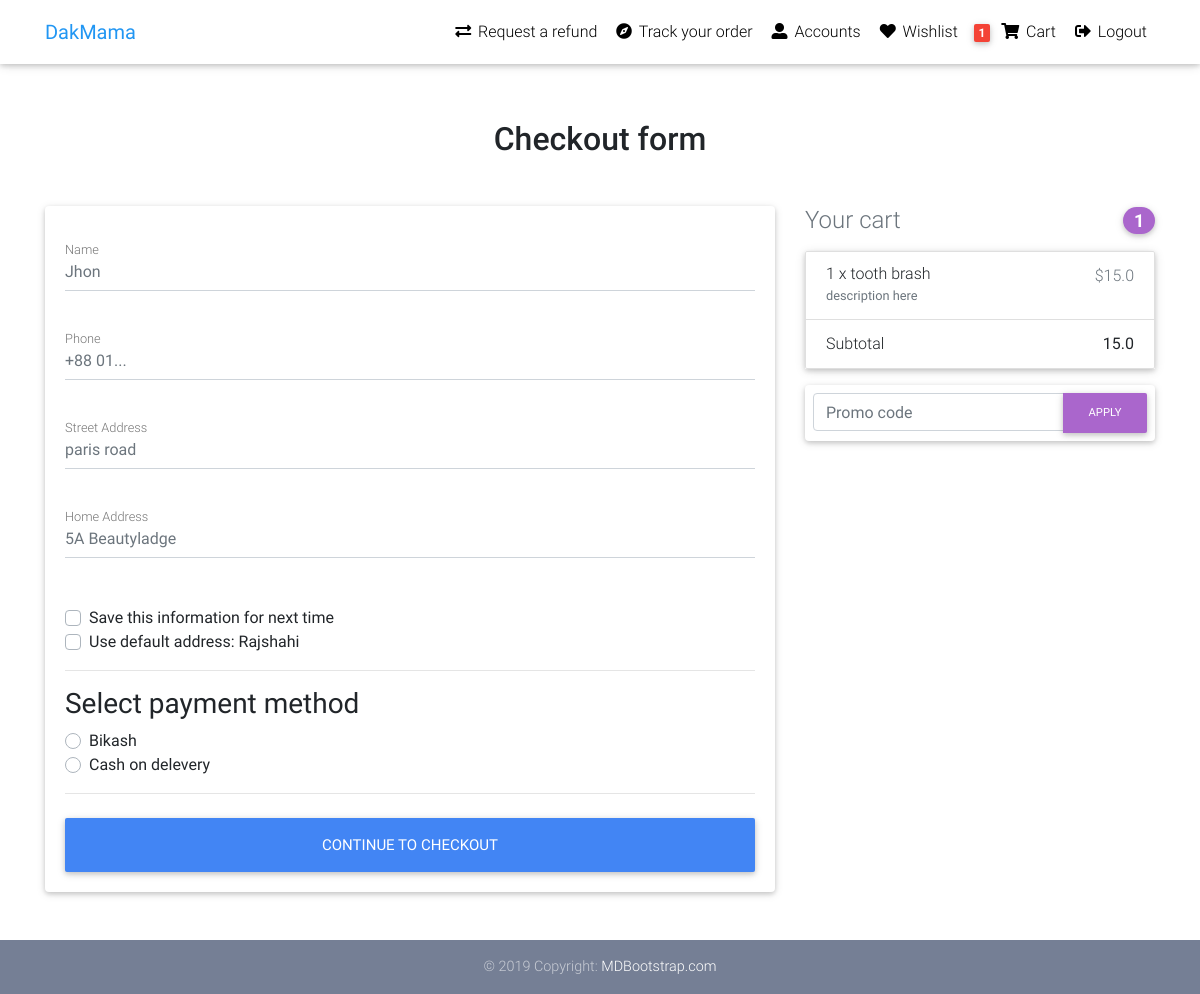
Screenshot of /checkout/ (signed in) with the database file from the repository.
### core/models.py (models this page shows, shortened)
class Order(models.Model): # store users final cart by users items on parchase time
    user = models.ForeignKey(settings.AUTH_USER_MODEL,
                             on_delete=models.CASCADE)
    items = models.ManyToManyField(Order_Item)
    ref_code = models.CharField(max_length=20)
    start_date = models.DateTimeField(auto_now_add=True)
    ordered_date = models.DateTimeField()
    ordered = models.BooleanField(default=False)
    billing_address = models.ForeignKey("BillingAddress",on_delete=models.SET_NULL,blank=True,null=True)
    payment = models.ForeignKey("Payment",on_delete=models.SET_NULL,blank=True,null=True)
    coupon = models.ForeignKey("Coupon",on_delete=models.SET_NULL,blank=True,null=True)
    being_delivered = models.BooleanField(default=False)
    received = models.BooleanField(default=False)
    refund_requested = models.BooleanField(default=False)
    refund_granted = models.BooleanField(default=False)
    def get_total(self):
        total = 0
        for order_item in self.items.all():
            total += order_item.get_final_price()
        if self.coupon:
            total -= self.coupon.amount
        return total

class BillingAddress(models.Model):
    user = models.ForeignKey(settings.AUTH_USER_MODEL,
                             on_delete=models.CASCADE)
    name = models.CharField(max_length=50)
    phone = models.CharField(max_length=21,null=True)
    street_address = models.CharField(max_length=50)
    home_address = models.CharField(max_length=50)
    default = models.BooleanField(default=False)

class Order_Item(models.Model): # like a cart you carry during shopping in the super shop
    user = models.ForeignKey(settings.AUTH_USER_MODEL,
    on_delete=models.CASCADE)
    ordered = models.BooleanField(default=False)# initialy false because you didn't pay for this item
    item = models.ForeignKey(Item,on_delete=models.CASCADE) # the product you put in the cart
    quantity = models.IntegerField(default=1) # quantity of the item in the single cart, an item would have > 1 .
    def get_total_discount_item_price(self):
        return self.quantity * self.item.discount_price
    def get_final_price(self):
        if self.item.discount_price: # discount_price field  belongs to Item model and item is the foreign key of this model,thus we can access both field
            return self.get_total_discount_item_price()
        else:
            return self.get_total_item_price()

class Item(models.Model):
    title = models.CharField(max_length=32,null=True,blank=True)
    price = models.FloatField()
    discount_price = models.FloatField(null=True,blank=True)
    category = models.CharField(choices = CATEGORY_CHOICES,max_length = 2,default='S') # get_fieldname_display - to select choiches from template - get_category_display
    label = models.CharField(choices = LABEL_CHOICES,max_length = 1,default='P') # get_label_display
    slug = models.SlugField()
    description = models.TextField(default='description here')
    image = models.ImageField(null=True,blank=True)

### core/views.py (the view, shortened to what this page needs)
# urls.py: path('checkout/',CheckoutView.as_view(),name='checkout'),
class CheckoutView(View):
    def get(self,*args,**kwargs): # here we will override the get method
        try:
            order = Order.objects.get(user=self.request.user,ordered=False)
            form = CheckoutForm()
            context = {
                'form':form,
                'coupon_form':CouponForm(),
                'order':order
            }
            dafult_address_qs = BillingAddress.objects.filter(
                user = self.request.user,
                default = True
            )
            if dafult_address_qs.exists():
                context.update({'default_address':dafult_address_qs[0]})
            return render(self.request,"checkout.html",context)
        except ObjectDoesNotExist:
            messages.warning(self.request,"You do not have an active order")
            return redirect("core:checkout")

### core/forms.py
class CheckoutForm(forms.Form):
    name = forms.CharField(widget=forms.TextInput(
        attrs={'class':'form-control','placeholder':'Jhon'}
    ),max_length=30,required=False)
    phone = forms.IntegerField(widget=forms.TextInput(
        attrs={'class':'form-control','placeholder':'+88 01...'}
    ),required=False)
    street_address = forms.CharField(widget=forms.TextInput(
        attrs={'class':'form-control','placeholder':'paris road'}
    ),max_length=120,required=False)
    home_address = forms.CharField(widget=forms.TextInput(
        attrs={'class':'form-control','placeholder':'5A Beautyladge'}
    ),max_length=120, required=False)
    use_default_address = forms.BooleanField(required=False)
    save_as_default_address = forms.BooleanField(required=False)
    payment_option = forms.ChoiceField(widget=forms.RadioSelect,choices=PAYMENT_CHOICES)

class CouponForm(forms.Form):
    code = forms.CharField(widget=forms.TextInput(
        attrs={'class':'form-control',
        'placeholder':'Promo code',
        'aria-label':'Recipient\'s username',
        'aria-describedby' : 'basic-addon2'}
    ),max_length=30,required=True)

### core/templatetags/cart_template_tag.py (called while the page is built)
@register.filter
def cart_item_count(user): # here cart_item_count will be our custome template tag
    if user.is_authenticated:
        qs = Order.objects.filter(user=user,ordered = False)
        if qs.exists():
            return qs[0].items.count()
    else:
        return 0

### templates/checkout.html (shortened to what this page needs)
{% extends "base.html" %}
{% block content %}
        {% include 'partials/_checkout_layout.html' %}
{% endblock content %}

### templates/partials/_navbar.html (shortened to what this page needs)
  {% load static %}
  {% load cart_template_tag %}
  <nav class="navbar fixed-top navbar-expand-lg navbar-light white scrolling-navbar">
    <div class="container">
      <a href="{% url 'core:home' %}" class="navbar-brand waves-effect" >
        <strong class="blue-text">DakMama</strong>
      </a>
      <div class="collapse navbar-collapse" id="navbarSupportedContent">
        <ul class="navbar-nav nav-flex-icons">
        {% if request.user.is_authenticated %}
          <li class="nav-item">
            <a href="{% url 'core:request-refund' %}" class="nav-link waves-effect">
              <i class="fas fa-exchange-alt"></i>
              <span class="clearfix d-none d-sm-inline-block">Request a refund</span>
            </a>
            </li>
            <li class="nav-item">
            <a href="{% url 'core:request-refund' %}" class="nav-link waves-effect">
              <i class="fas fa-compass"></i>
              <span class="clearfix d-none d-sm-inline-block">Track your order</span>
            </a>
            </li>
            <li class="nav-item">
            <a href="{% url 'core:request-refund' %}" class="nav-link waves-effect">
              <i class="fas fa-user-alt"></i>
              <span class="clearfix d-none d-sm-inline-block">Accounts</span>
            </a>
            </li>
            <li class="nav-item">
            <a href="{% url 'core:request-refund' %}" class="nav-link waves-effect">
             <i class="fas fa-heart"></i>
              <span class="clearfix d-none d-sm-inline-block">Wishlist</span>
            </a>
            </li>
            <li class="nav-item">
            <a href="{% url 'core:order-summary' %}" class="nav-link waves-effect">
              <span class="badge red z-depth-1 mr-1"> {{request.user|cart_item_count}}</span>
              <i class="fas fa-shopping-cart"></i>
              <span class="clearfix d-none d-sm-inline-block"> Cart </span>
            </a>
            </li>
            <li class="nav-item">
            <a class="nav-link waves-effect" href="{% url 'account_logout' %}">
            <i class="fas fa-sign-out-alt"></i>
              <span class="clearfix d-none d-sm-inline-block">Logout</span>
            </a>
          </li>
        {% endif %}
        </ul>
      </div>
    </div>
  </nav>

### templates/partials/_checkout_layout.html (shortened to what this page needs)
{% load static %}
{% load crispy_forms_tags %}
  <main>
    <div class="container wow fadeIn">
      <h2 class="my-5 h2 text-center">Checkout form</h2>
      <div class="row">
        <div class="col-md-8 mb-4">
          <div class="card">
            <form method="POST" class="card-body">
              <div class="hideable_form">
              <div class="md-form mb-5">
                {{ form.name }}
                <label for="name" class="">Name</label>
            </div>
            <div class="md-form mb-5">
              {{form.phone}}
              <label for="phone" class="">Phone</label>
            </div>
            <div class="md-form mb-5">
              {{form.street_address}}
              <label for="street" class="">Street Address</label>
            </div>
            <div class="md-form mb-5">
              {{form.home_address}}
              <label for="address-2" class="">Home Address</label>
            </div>
          <div class="custom-control custom-checkbox">
            <label class="custom-control-label" for="save_as_default_address">Save this information for next time</label>
          </div>
              </div>
            {% if default_address %}
              <div class="custom-control custom-checkbox">
                <label class="custom-control-label" for="use_default_address">Use default address: {{ default_address.home_address|truncatechars:10 }}</label>
              </div>
              {% endif %}
            <hr>
    <div class="d-block my-3">
    <h3>Select payment method</h3>
    {% for value, name  in form.fields.payment_option.choices %}
      <div class="custom-control custom-radio">
        <label class="custom-control-label" for="{{name}}">{{ name }}</label>
      </div>
      {% endfor %}
    </div>
              <hr class="mb-4">
              <button class="btn btn-primary btn-lg btn-block" type="submit">Continue to checkout</button>
            </form>
          </div>
        </div>
        {% include 'partials/order_snippets.html' %}
      </div>
    </div>
  </main>

### templates/partials/order_snippets.html (shortened to what this page needs)
{% load static %}
        <div class="col-md-4 mb-4">
          <h4 class="d-flex justify-content-between align-items-center mb-3">
            <span class="text-muted">Your cart</span>
            <span class="badge badge-secondary badge-pill">{{order.items.count}}</span>
          </h4>
          <ul class="list-group mb-3 z-depth-1">
          {% for order_item in order.items.all  %}
            <li class="list-group-item d-flex justify-content-between lh-condensed">
              <div>
                <h6 class="my-0">{{order_item.quantity}} x {{order_item.item.title}}</h6>
                <small class="text-muted">{{order_item.item.description}}</small>
              </div>
              <span class="text-muted">${{order_item.get_final_price}}</span>
            </li>
            {% endfor %}
            <li class="list-group-item d-flex justify-content-between">
              <span>Subtotal</span>
              <strong>{{order.get_total}}</strong>
            </li>
          </ul>
          <form class="card p-2" action="{% url 'core:add-coupon'%}" method = "POST">
            <div class="input-group">
              {{coupon_form.code }}
              <div class="input-group-append">
                <button class="btn btn-secondary btn-md waves-effect m-0" type="submit">Apply</button>
              </div>
            </div>
          </form>
        </div>

### templates/base.html (style rules this page uses)
html, body, header, .carousel { height: 60vh; }

### rows the page displays
BillingAddress: home_address "Rajshahi"
Order: items.count "1", get_total "15.0"
Order_Item: quantity "1", item "tooth brash", item.description "description here", get_final_price "15.0"

### other values shown
{{ request.user|cart_item_count }} "1"
{{ name }} "Bikash" "Cash on delevery"
